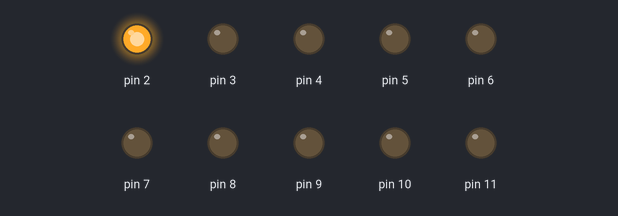
This sketch was run on a simulated Arduino Uno, built with avr-gcc and run on an emulated ATmega328P. Shown: output pins drawn as LEDs (lit = HIGH).

Above: at 0.15 s.
At 1.35 s:
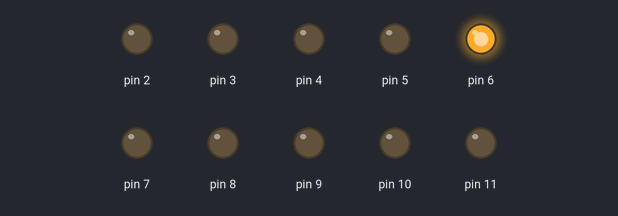
At 2.25 s:
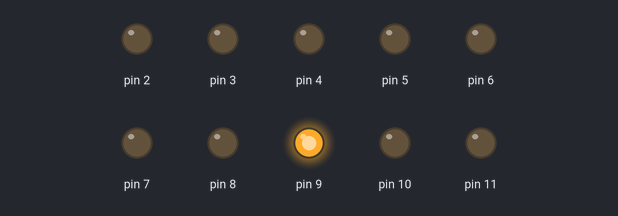
At 3.0 s:
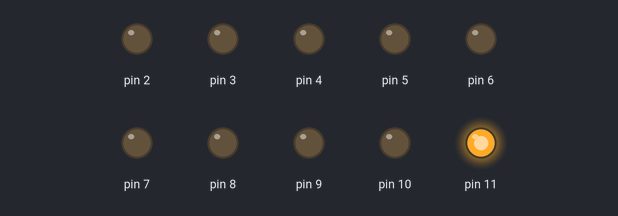
At 5.25 s:
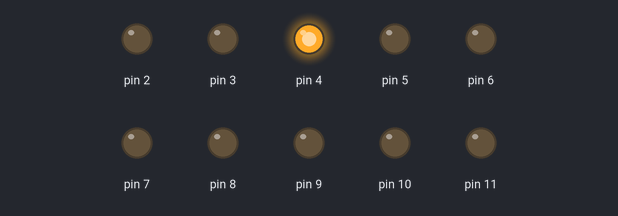
At 7.65 s:
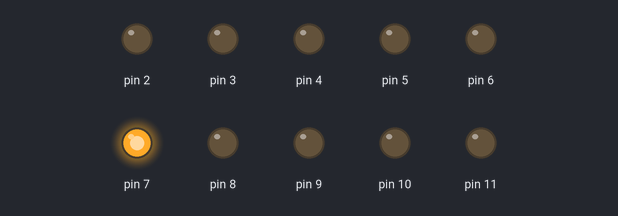
Timing chart, 0 to 8.0 s (numbered marks = the images above):
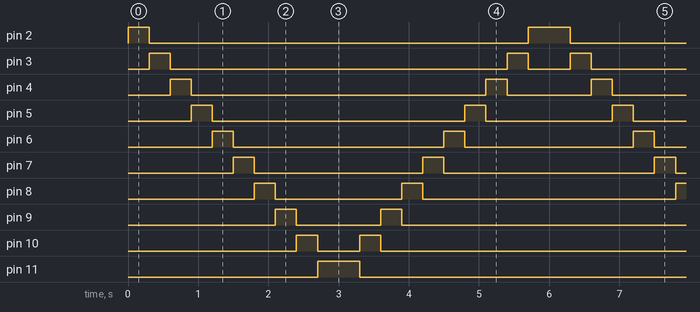

Measured:
- by itself, pin 2: repeats every 6.0 s: LOW 5.4 s, HIGH 0.60 s
- by itself, pin 3: repeats every 6.0 s: LOW 4.8 s, HIGH 0.30 s, LOW 0.60 s, HIGH 0.30 s
- by itself, pin 4: repeats every 6.0 s: LOW 4.2 s, HIGH 0.30 s, LOW 1.2 s, HIGH 0.30 s
- by itself, pin 5: repeats every 6.0 s: LOW 3.6 s, HIGH 0.30 s, LOW 1.8 s, HIGH 0.30 s
- by itself, pin 6: repeats every 6.0 s: LOW 3.0 s, HIGH 0.30 s, LOW 2.4 s, HIGH 0.30 s
- by itself, pin 7: repeats every 6.0 s: LOW 2.4 s, HIGH 0.30 s, LOW 3.0 s, HIGH 0.30 s
- by itself, pin 8: repeats every 6.0 s: LOW 1.8 s, HIGH 0.30 s, LOW 3.6 s, HIGH 0.30 s
- by itself, pin 9: repeats every 6.0 s: LOW 1.2 s, HIGH 0.30 s, LOW 4.2 s, HIGH 0.30 s

The sketch:

sketch_apr17a.ino
```cpp
int pin;

void setup()
{
  for( pin = 2; pin <= 11; pin++)
  {

    pinMode(pin,OUTPUT);

  }
}

void loop()
{
 for( pin = 2; pin <= 11; pin++)
  {

    pinMode(pin,OUTPUT);
    digitalWrite(pin,HIGH);
    delay(300);
    digitalWrite(pin,LOW);
  }

  for( pin = 11; pin >= 2; pin--)
  {

    pinMode(pin,OUTPUT);
    digitalWrite(pin,HIGH);
    delay(300);
    digitalWrite(pin,LOW);
  }

}
```
